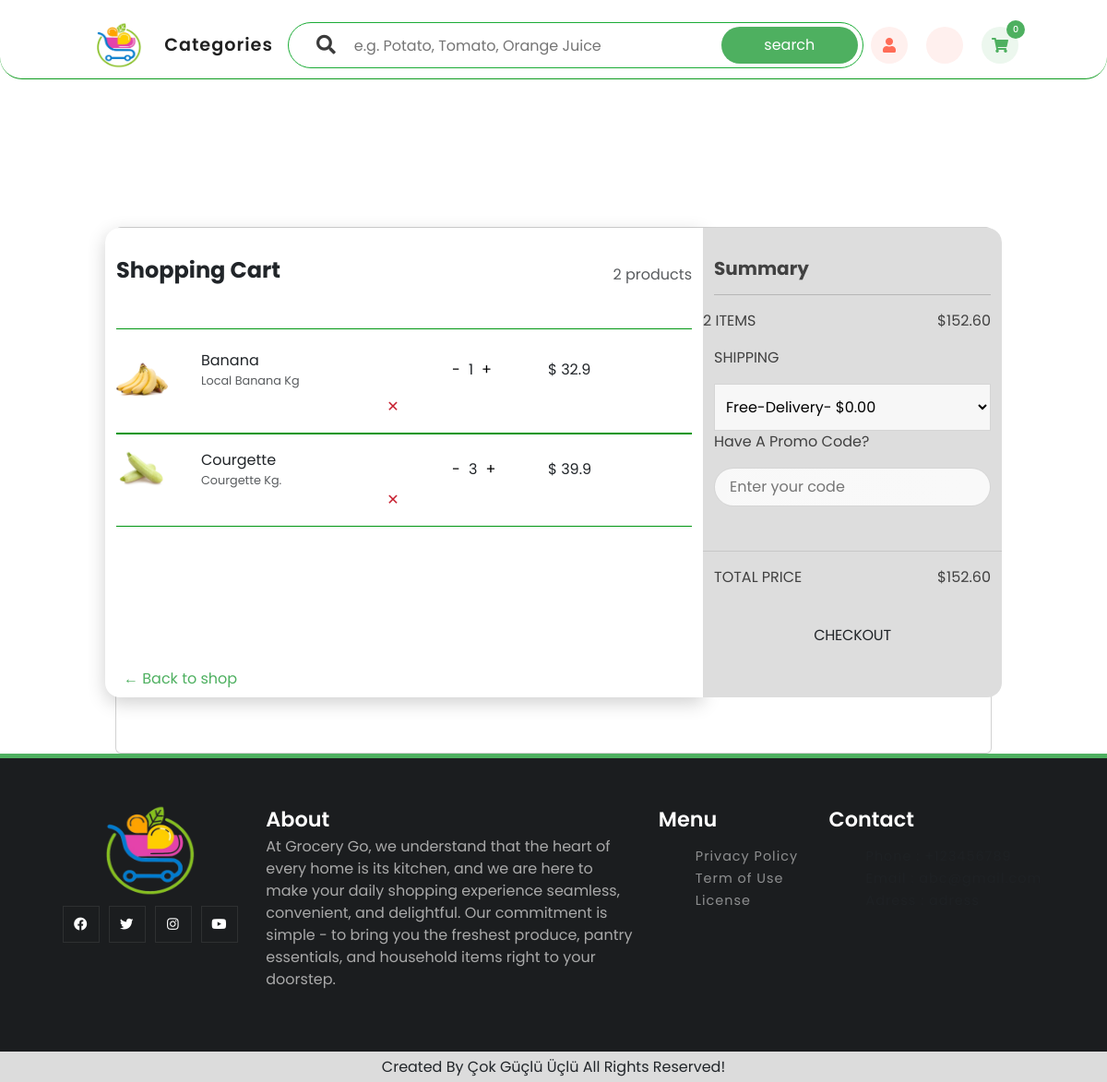
The app's page /cart/ (signed in) with its own data.
### item/models.py (models this page shows, shortened)
class Product(models.Model):
    name = models.CharField(max_length=100)
    image = models.ImageField(upload_to='product_images', blank=True, null=True)
    price = models.FloatField(null=False, blank=False)
    description = models.TextField()
    slug = models.SlugField(max_length=100, unique=True)

### cart/views.py (the view)
# urls.py: path("", cart, name="cart"),
def cart(request):
    categories = Category.objects.all()
    customer = Customer.objects.get(user=request.user)
    try:
        cart = Cart.objects.get(customer=customer)
    except Cart.DoesNotExist:
        cart = Cart.objects.create(customer=customer)
    cart_products = (
        CartProduct.objects.filter(cart=cart)
        .select_related("product")
        .values(
            "product__id",
            "product__name",
            "product__price",
            "product__description",
            "product__slug",
            "product__image",
            "quantity",
        )
    )
    context = {
        "categories": categories,
        "items": cart_products,
        "total_items": len(cart_products),
    }
    return render(request, "cart.html", context)

### cart/templates/cart.html (shortened to what this page needs)
{% extends "layout.html" %}
{% load static %}
{% block additionalStyles %}
    <link href="https://stackpath.bootstrapcdn.com/bootstrap/4.3.1/css/bootstrap.min.css" rel="stylesheet">
    <link href="https://cdnjs.cloudflare.com/ajax/libs/font-awesome/4.7.0/css/font-awesome.min.css" rel="stylesheet">
    <link rel="stylesheet" href="{% static 'css/cart.css' %}" />
{% endblock %}
{% block content%}
<div class="card">
    <div class="row">
        <div class="col-md-8 shopping-cart">
            <div class="title">
                <div class="row">
                    <div class="col">
                        <h4><b>Shopping Cart</b></h4>
                    </div>
                    <div class="col align-self-center text-right text-muted">{{ total_items }} products</div>
                </div>
            </div>
            <div class="products">
            {% for item in items %}
                <div class="product" id="p{{ item.product__id }}">
                    <div class="row main align-items-center">
                        {% get_media_prefix  as MEDIA_PREFIX %}
                        <div class="col-2"><img class="img-fluid" src="{{ MEDIA_PREFIX }}{{ item.product__image }}"></div>
                        <div class="col-5">
                            <div class="row">{{ item.product__name }}</div>
                            <div id="txt-description" class="row text-muted">{{ item.product__description }}</div>
                        </div>
                        <div class="col-2">
                            <button class="action-button" onclick="decreaseQuantity('p{{ item.product__id }}')">-</button>
                            <span class="quantity">{{ item.quantity }}</span>
                            <button class="action-button" onclick="increaseQuantity('p{{ item.product__id }}')">+</button>
                        </div>
                        <div class="col-2 product-price">$ {{ item.product__price }}</div>
                        <button class="action-button close-button" onclick="removeItem('p{{ item.product__id }}')">✕</button>
                    </div>
                </div>
            {% endfor %}
            </div>
            <div class="back-to-shop"><a href="{% url 'core:index' %}">← <span class="text">Back to shop</span></a></div>
        </div>
        <div class="col-md-4 summary">
            <div>
                <h5><b>Summary</b></h5>
            </div>
            <hr>
            <div class="row">
                <div class="col tot-items" style="padding-left:0;">{{ total_items }} ITEMS</div>
                <div class="col text-right tot-price">$ 0.00</div>
            </div>
            <form>
                <p>SHIPPING</p>
                <select onclick="updateCart()" id="shippingSelect">
                    <option value="0" class="text-muted">Free-Delivery- $0.00</option>
                </select>
                <p>Have A Promo Code?</p>
                <input id="code" placeholder="Enter your code">
            </form>
            <div class="row" style="border-top: 1px solid rgba(0,0,0,.1); padding: 2vh 0;">
                <div class="col">TOTAL PRICE</div>
                <div class="col text-right tot-price">$ 0.00</div>
            </div>
            <button class="btn">CHECKOUT</button>
        </div>
    </div>
</div>
{% endblock %}

### static/css/layout.css (style rules this page uses)
* { font-family: poppins; margin: 0px; padding: 0px; box-sizing: border-box; scroll-behavior: smooth; }
a { text-decoration: none!important; }
body { margin: 0px; margin-top: 0px; padding: 0px; font-family: poppins; }
:root { --swiper-theme-color: #007aff; --swiper-navigation-size: 44px; --primary-color: #3bb77e; --secondary: #ffba43; --bg: #e2f9ee; --black: #1c2137; --white: #fff; --box-shadow: 0 .5rem 1rem rgba(0, 0, 0, 0.1); }
:root { --primary-color: #3bb77e; --box-shadow: 0 0.2rem 0.4rem rgba(0, 0, 0, 0.1); --white: #fff; --black: #1c2137; }

### cart/static/css/cart.css (style rules this page uses)
* { font-family: poppins; }
.title { margin-bottom: 5vh; }
.card { margin-left: auto; margin-right: auto; margin-top: 20vh; padding-bottom: 5%; max-width: 950px; width: 90%; border: transparent; }
.shopping-cart { background-color: #fff; padding: 2rem 2rem; padding-bottom: .5rem; border-top-left-radius: 1rem; border-bottom-left-radius: 1rem; box-shadow: 0 6px 20px 0 rgba(0, 0, 0, 0.19); }
.summary { height: fit-content; position: sticky; top: 0; background-color: #ddd; border-top-right-radius: 1rem; border-bottom-right-radius: 1rem; padding: 4vh; color: rgb(65, 65, 65); }
.row { margin: 0; }
.title b { font-size: 1.5rem; }
.main { margin: 0 1rem; padding: 2vh 0; width: 100%; }
.col-2, .col { padding: 0 1vh; }
a { padding: 0 1vh; }
img { width: 3.5rem; }
.products { margin-bottom: 2rem; }
.product { border-top: 1px solid rgba(0, 150, 18, 1)!important; border-bottom: 1px solid rgba(0, 150, 18, 1)!important; }
.quantity { margin: 0 .3rem 0.3rem; }
.action-button { border-radius: 100%; background: transparent; color: #000; border: none; }
.close-button { color: #c82333; }
.back-to-shop { position: absolute; bottom: .5rem; margin-top: 1rem; }
.back-to-shop a, .back-to-shop span { color: #4eb060; }
h5 { margin-top: 4vh; }
hr { margin-top: 1.25rem; }
form { padding: 2vh 0; }
select { border: 1px solid rgba(0, 0, 0, 0.137); padding: 1.5vh 1vh; margin-bottom: 4vh; outline: none; width: 100%; background-color: rgb(247, 247, 247); }
.btn { box-sizing: border-box; margin: 1rem auto; border: 0; width: 100%; text-align: center; letter-spacing: -.015em; font-size: .7rem; padding: 1em 3em; color: #fff; background: #4eb060; font-weight: bold; border-radius: 30px; float: right; transition: all 0.25s linear; }
a { color: black; }
#code { border: 1px solid rgba(0, 0, 0, 0.137); box-sizing: border-box; overflow: hidden; border-radius: 30px; padding: 1vh 2.2rem 1vh 1rem; margin-bottom: 4vh; outline: none; width: 100%; background-color: rgb(247, 247, 247); background-image: linear-gradient(to left, rgba(255, 255, 255, 0.253), rgba(255, 255, 255, 0.185)), url("https://img.icons8.com/small/16/000000/long-arrow-right.png"); background-repeat: no-repeat; background-position-x: 95%; background-position-y: center; }
#txt-description { font-size: .8rem; white-space: nowrap; overflow: hidden; text-overflow: ellipsis; }

### records on screen
Product: shows a picture, product__name "Banana", product__description "Local Banana Kg", quantity "1", product__price "32.9"
Product: shows a picture, product__name "Courgette", product__description "Courgette Kg.", quantity "3", product__price "39.9"
